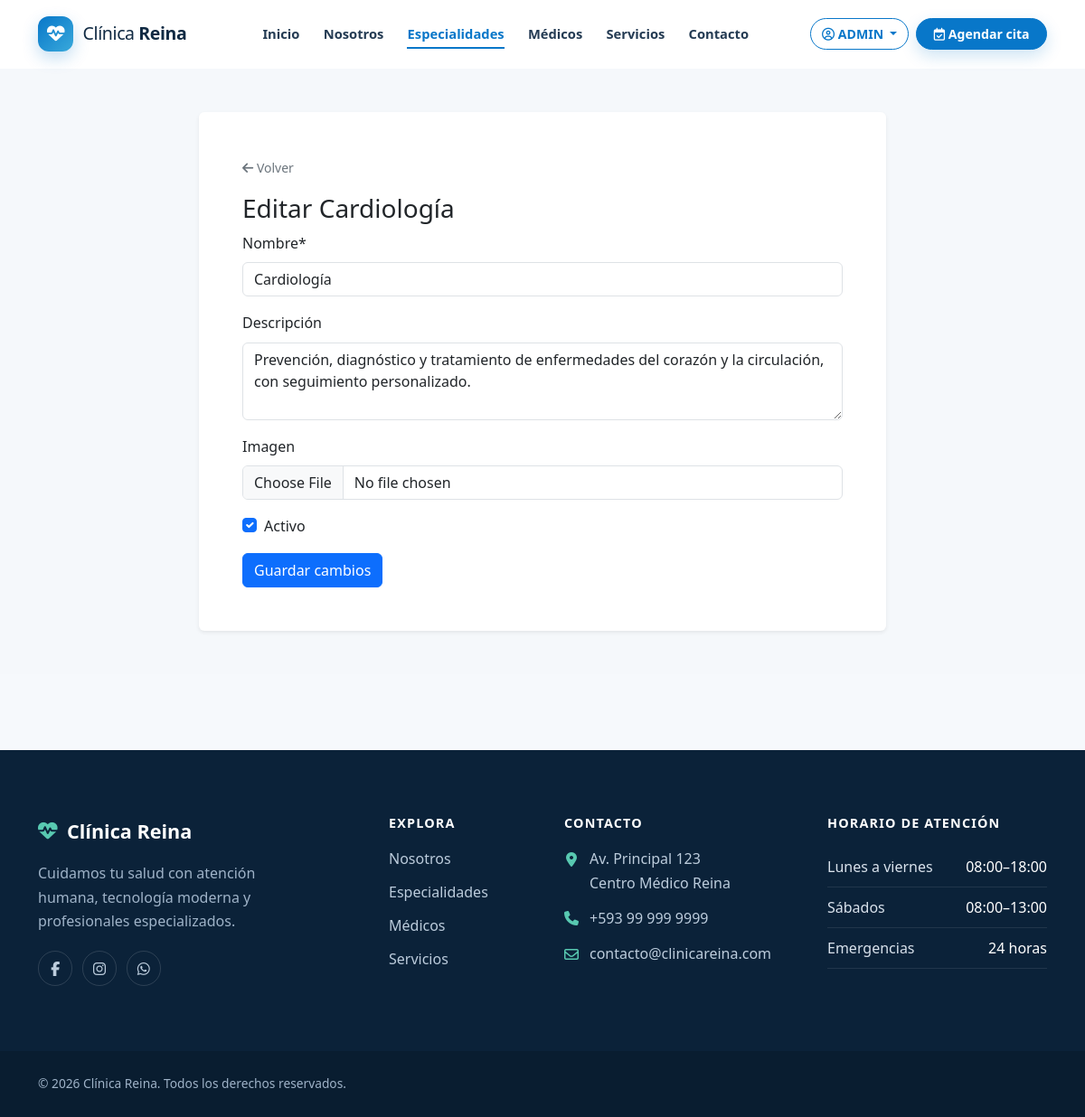
/especialidades/administrar/1/editar/ (signed in), run on the app's committed database.
### apps/especialidades/models.py (models this page shows, shortened)
class Especialidad(models.Model):
    nombre = models.CharField(
        max_length=100,
        unique=True,
        verbose_name="Nombre"
    )
    descripcion = models.TextField(
        verbose_name="Descripción",
        blank=True
    )
    imagen = models.ImageField(
        upload_to="especialidades/",
        blank=True,
        null=True,
        verbose_name="Imagen"
    )
    activo = models.BooleanField(
        default=True,
        verbose_name="Activo"
    )
    fecha_creacion = models.DateTimeField(
        auto_now_add=True
    )
    class Meta:
        verbose_name = "Especialidad"
        verbose_name_plural = "Especialidades"
        ordering = [
            "nombre"
        ]

### apps/especialidades/views.py (the view)
# urls.py: path("administrar/<int:pk>/editar/", views.editar, name="editar"),
@solo_administrador
def editar(request, pk):
    especialidad = get_object_or_404(Especialidad, pk=pk)
    form = EspecialidadForm(request.POST or None, request.FILES or None, instance=especialidad)
    if request.method == "POST" and form.is_valid():
        form.save()
        messages.success(request, "La especialidad fue actualizada.")
        return redirect("especialidades:administrar")
    return render(request, "especialidades/editar.html", {"form": form, "especialidad": especialidad})

### apps/especialidades/forms.py
class EspecialidadForm(forms.ModelForm):
    class Meta:
        model = Especialidad
        fields = ("nombre", "descripcion", "imagen", "activo")
        widgets = {"descripcion": forms.Textarea(attrs={"rows": 3})}

### templates/especialidades/editar.html (shortened to what this page needs)
{% extends "base.html" %}{% load static crispy_forms_tags %}
{% block css %}<link rel="stylesheet" href="{% static 'css/roles_dashboard.css' %}">{% endblock %}
{% block content %}<section class="role-dashboard"><div class="container py-5"><div class="card border-0 shadow-sm mx-auto" style="max-width:760px"><div class="card-body p-4 p-lg-5"><a href="{% url 'especialidades:administrar' %}" class="link-secondary small"><i class="fa-solid fa-arrow-left"></i> Volver</a><h1 class="h3 mt-3">Editar {{ especialidad.nombre }}</h1><form method="post" enctype="multipart/form-data" novalidate>{% csrf_token %}{{ form|crispy }}<button class="btn btn-primary" type="submit">Guardar cambios</button></form></div></div></div></section>{% endblock %}

### templates/componentes/navbar.html (shortened to what this page needs)
{% load socialaccount %}
<nav class="clinic-navbar navbar navbar-expand-xl sticky-top" aria-label="Navegación principal" data-navbar>
  <div class="container">
    <a class="clinic-navbar__brand navbar-brand" href="{% url 'pagina:inicio' %}" aria-label="Clínica Reina, inicio">
      <span class="clinic-navbar__logo" aria-hidden="true"><i class="fa-solid fa-heart-pulse"></i></span>
      <span>Clínica <strong>Reina</strong></span>
    </a>
    <div class="collapse navbar-collapse" id="menuNavbar">
      <ul class="navbar-nav mx-xl-auto">
        <li class="nav-item"><a class="nav-link" href="{% url 'pagina:inicio' %}">Inicio</a></li>
        <li class="nav-item"><a class="nav-link" href="{% url 'pagina:nosotros' %}">Nosotros</a></li>
        <li class="nav-item"><a class="nav-link" href="{% url 'pagina:especialidades' %}">Especialidades</a></li>
        <li class="nav-item"><a class="nav-link" href="{% url 'pagina:medicos' %}">Médicos</a></li>
        <li class="nav-item"><a class="nav-link" href="{% url 'pagina:servicios' %}">Servicios</a></li>
        <li class="nav-item"><a class="nav-link" href="{% url 'pagina:contacto' %}">Contacto</a></li>
      </ul>
      <div class="clinic-navbar__actions d-flex flex-column flex-xl-row align-items-xl-center gap-2">
        {% if user.is_authenticated %}
          <div class="dropdown">
            <button class="btn clinic-user-menu dropdown-toggle" type="button" data-bs-toggle="dropdown" aria-expanded="false">
              <i class="fa-regular fa-circle-user" aria-hidden="true"></i>
              <span>{{ user.get_full_name|default:user.username }}</span>
            </button>
          </div>
        {% endif %}
        <a href="{% url 'citas:agendar' %}" class="btn clinic-appointment-btn"><i class="fa-regular fa-calendar-check" aria-hidden="true"></i> Agendar cita</a>
      </div>
    </div>
  </div>
</nav>

### static/css/variables.css (style rules this page uses)
:root { --color-primary: #0877c9; --color-primary-dark: #075a98; --color-primary-soft: #e9f5fd; --color-secondary: #64748b; --color-success: #1f9d7a; --color-success-soft: #e7f7f1; --color-danger: #dc3545; --color-dark: #102a43; --color-background: #f6f9fc; --color-surface: #ffffff; --color-text: #243b53; --color-muted: #627d98; --color-border: #d9e2ec; --font-family: "Segoe UI", Roboto, "Helvetica Neue", Arial, sans-serif; --radius-sm: .5rem; --radius-md: 1rem; --radius-lg: 1.5rem; --radius-pill: 999px; --shadow-sm: 0 4px 14px rgb(16 42 67 / 7%); --shadow-md: 0 14px 36px rgb(16 42 67 / 12%); --shadow-lg: 0 24px 60px rgb(16 42 67 / 16%); --space-xs: .5rem; --space-sm: .75rem; --space-md: 1rem; --space-lg: 1.5rem; --space-xl: 2.5rem; --transition-fast: 180ms ease; --transition-normal: 320ms ease; --navbar-height: 76px; }

### static/css/base.css (style rules this page uses)
html { scroll-behavior: smooth; scroll-padding-top: calc(var(--navbar-height) + 1rem); }
body { min-height: 100vh; display: flex; flex-direction: column; margin: 0; overflow-x: hidden; color: var(--color-text); background: var(--color-background); font-family: var(--font-family); line-height: 1.65; text-rendering: optimizeLegibility; }
h1, h2, h3, h4, h5, h6 { color: var(--color-dark); font-weight: 700; line-height: 1.2; text-wrap: balance; }
a { color: var(--color-primary); text-decoration: none; transition: color var(--transition-fast); }
section { position: relative; }

### static/css/navbar.css (style rules this page uses)
.clinic-navbar { min-height: var(--navbar-height); padding-block: .75rem; background: rgb(255 255 255 / 96%); border-bottom: 1px solid transparent; backdrop-filter: blur(14px); transition: min-height var(--transition-normal), box-shadow var(--transition-normal), border-color var(--transition-normal); }
.clinic-navbar__brand { display: inline-flex; align-items: center; gap: .65rem; color: var(--color-dark); font-size: 1.22rem; letter-spacing: -.02em; }
.clinic-navbar__logo { display: inline-grid; width: 2.45rem; height: 2.45rem; place-items: center; color: #fff; background: linear-gradient(135deg, var(--color-primary), #39a9db); border-radius: .75rem; box-shadow: 0 7px 18px rgb(8 119 201 / 24%); }
.clinic-navbar .nav-link { position: relative; margin-inline: .1rem; padding: .65rem .72rem !important; color: var(--color-text); font-size: .92rem; font-weight: 600; }
.clinic-navbar .nav-link::after { position: absolute; right: .7rem; bottom: .35rem; left: .7rem; height: 2px; content: ""; background: var(--color-primary); transform: scaleX(0); transition: transform var(--transition-fast); }
.clinic-navbar .nav-link:hover, .clinic-navbar .nav-link.active { color: var(--color-primary); }
.clinic-navbar .nav-link:hover::after, .clinic-navbar .nav-link.active::after { transform: scaleX(1); }
.clinic-navbar__actions .btn { white-space: nowrap; border-radius: var(--radius-pill); font-size: .88rem; font-weight: 700; }
.clinic-login-btn, .clinic-user-menu { color: var(--color-primary); background: transparent; border-color: var(--color-primary); }
.clinic-appointment-btn { padding-inline: 1.15rem; color: #fff; background: var(--color-primary); border-color: var(--color-primary); box-shadow: 0 7px 18px rgb(8 119 201 / 20%); }

### static/css/roles_dashboard.css (style rules this page uses)
.role-dashboard { min-height: 70vh; background: #f5f8fb; }

### data on the page
Especialidad: nombre "Cardiología", descripcion "Prevención, diagnóstico y tratamiento de enfermedades del corazón y la circulación, con seguimiento personalizado.", activo "☑"

### other printed values
{{ user.get_full_name|default:user.username }} "ADMIN"
